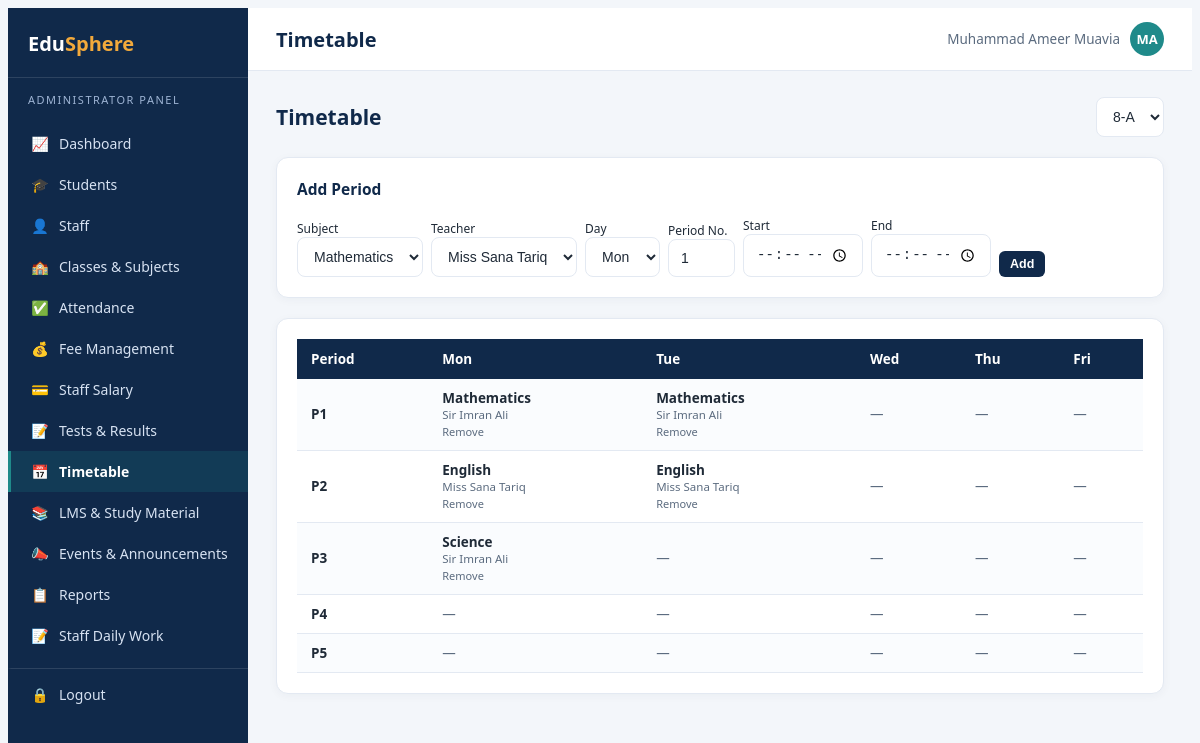
Page /admin/timetable.php (signed in) on the committed database.
### tables this page shows
CREATE TABLE timetable (
    id INT PRIMARY KEY AUTO_INCREMENT,
    class_id INT NOT NULL,
    subject_id INT NOT NULL,
    teacher_id INT DEFAULT NULL,
    day_of_week ENUM('Mon','Tue','Wed','Thu','Fri','Sat') NOT NULL,
    period_no INT NOT NULL,
    start_time TIME NOT NULL,
    end_time TIME NOT NULL,
    FOREIGN KEY (class_id) REFERENCES classes(id) ON DELETE CASCADE,
    FOREIGN KEY (subject_id) REFERENCES subjects(id) ON DELETE CASCADE,
    FOREIGN KEY (teacher_id) REFERENCES users(id) ON DELETE SET NULL
);

CREATE TABLE subjects (
    id INT PRIMARY KEY AUTO_INCREMENT,
    name VARCHAR(60) NOT NULL,
    code VARCHAR(20)
);

CREATE TABLE users (
    id INT PRIMARY KEY AUTO_INCREMENT,
    name VARCHAR(100) NOT NULL,
    email VARCHAR(100) NOT NULL UNIQUE,
    password VARCHAR(255) NOT NULL,
    role_id INT NOT NULL,
    phone VARCHAR(20),
    photo VARCHAR(255) DEFAULT NULL,
    status ENUM('active','inactive') DEFAULT 'active',
    created_at TIMESTAMP DEFAULT CURRENT_TIMESTAMP,
    FOREIGN KEY (role_id) REFERENCES roles(id)
);

### config/functions.php (called while the page is built, shortened)
<?php
function e($str) {
    return htmlspecialchars($str ?? '', ENT_QUOTES, 'UTF-8');
}

### admin/timetable.php (the view, shortened to what this page needs)
<?php
require_once '../config/db.php';
require_once '../config/functions.php';
$classes = $conn->query('SELECT * FROM classes ORDER BY name, section');
$classFilter = (int)($_GET['class_id'] ?? ($classes->fetch_assoc()['id'] ?? 0));
$classes->data_seek(0);
$subjects = $conn->query("SELECT s.id, s.name FROM class_subjects cs JOIN subjects s ON cs.subject_id=s.id WHERE cs.class_id=$classFilter");
$teachers = $conn->query("SELECT id, name FROM users WHERE role_id=2 ORDER BY name");
$days = ['Mon','Tue','Wed','Thu','Fri'];
$grid = [];
$entries = $conn->query("SELECT t.*, s.name sname, u.name tname FROM timetable t
    JOIN subjects s ON t.subject_id=s.id LEFT JOIN users u ON t.teacher_id=u.id
    WHERE t.class_id=$classFilter ORDER BY t.period_no, t.day_of_week");
while ($r = $entries->fetch_assoc()) { $grid[$r['day_of_week']][$r['period_no']] = $r; }
$maxPeriod = 8;
include '../includes/header.php';
?>
<div class="page-head">
    <h2>Timetable</h2>
    <form method="get">
        <select class="form-control" name="class_id" onchange="this.form.submit()">
            <?php $classes->data_seek(0); while ($c = $classes->fetch_assoc()): ?>
                <option value="<?= $c['id'] ?>" <?= $classFilter == $c['id'] ? 'selected' : '' ?>><?= e($c['name'].'-'.$c['section']) ?></option>
            <?php endwhile; ?>
        </select>
    </form>
</div>
<div class="card" style="margin-bottom:20px;">
    <div class="card-title">Add Period</div>
    <form method="post" style="display:flex;gap:8px;flex-wrap:wrap;align-items:flex-end;">
        <div><label style="font-size:12px;">Subject</label><br>
            <select class="form-control" name="subject_id" required style="max-width:160px;">
                <?php $subjects->data_seek(0); while ($s = $subjects->fetch_assoc()): ?><option value="<?= $s['id'] ?>"><?= e($s['name']) ?></option><?php endwhile; ?>
            </select>
        </div>
        <div><label style="font-size:12px;">Teacher</label><br>
            <select class="form-control" name="teacher_id" required style="max-width:170px;">
                <?php $teachers->data_seek(0); while ($t = $teachers->fetch_assoc()): ?><option value="<?= $t['id'] ?>"><?= e($t['name']) ?></option><?php endwhile; ?>
            </select>
        </div>
        <div><label style="font-size:12px;">Day</label><br>
            <select class="form-control" name="day_of_week" style="max-width:110px;"><?php foreach ($days as $d): ?><option><?= $d ?></option><?php endforeach; ?></select>
        </div>
        <div><label style="font-size:12px;">Period No.</label><br><input class="form-control" type="number" name="period_no" min="1" max="8" value="1" style="max-width:90px;"></div>
        <div><label style="font-size:12px;">Start</label><br><input class="form-control" type="time" name="start_time" required style="max-width:120px;"></div>
        <div><label style="font-size:12px;">End</label><br><input class="form-control" type="time" name="end_time" required style="max-width:120px;"></div>
        <button class="btn btn-primary btn-sm">Add</button>
    </form>
</div>
<div class="card">
    <div class="table-wrap">
    <table class="tbl">
        <tr><th>Period</th><?php foreach ($days as $d): ?><th><?= $d ?></th><?php endforeach; ?></tr>
        <?php for ($p = 1; $p <= $maxPeriod; $p++):
            $rowHasData = false;
            foreach ($days as $d) if (isset($grid[$d][$p])) $rowHasData = true;
            if (!$rowHasData && $p > 5) continue;
        ?>
            <tr>
                <td><b>P<?= $p ?></b></td>
                <?php foreach ($days as $d): $cell = $grid[$d][$p] ?? null; ?>
                    <td>
                        <?php if ($cell): ?>
                            <div><b><?= e($cell['sname']) ?></b></div>
                            <div class="muted" style="font-size:11.5px;"><?= e($cell['tname'] ?? '') ?></div>
                            <a href="?del=<?= $cell['id'] ?>&class_id=<?= $classFilter ?>" class="muted" style="font-size:11px;" onclick="return confirm('Remove this period?')">Remove</a>
                        <?php else: ?><span class="muted">&mdash;</span><?php endif; ?>
                    </td>
                <?php endforeach; ?>
            </tr>
        <?php endfor; ?>
    </table>
    </div>
</div>
<?php include '../includes/footer.php'; ?>

### assets/css/style.css (style rules this page uses)
:root { --navy: #10294A; --navy-light: #1B3A63; --teal: #1F8A8A; --amber: #F2A93B; --coral: #E4572E; --blue: #2F5D8C; --bg: #F3F6FA; --text: #1F2A37; --muted: #5B6B7F; --border: #E3E9F2; }
* { box-sizing: border-box; }
body { background: var(--bg); color: var(--text); font-family: 'Segoe UI', Calibri, Arial, sans-serif; font-size: 15px; }
a { text-decoration: none; }
.card { background: #fff; border-radius: 12px; border: 1px solid var(--border); box-shadow: 0 2px 10px rgba(16,41,74,0.04); padding: 20px; }
.card-title { font-weight: 700; color: var(--navy); font-size: 15.5px; margin-bottom: 14px; }
.btn { display: inline-flex; align-items: center; gap: 6px; padding: 9px 16px; border-radius: 8px; font-size: 13.5px; font-weight: 600; border: none; cursor: pointer; text-decoration: none; }
.btn-primary { background: var(--navy); color: #fff; }
.btn-sm { padding: 6px 11px; font-size: 12.5px; border-radius: 6px; }
.form-control { width: 100%; padding: 10px 12px; border: 1px solid var(--border); border-radius: 8px; font-size: 14px; background: #fff; color: var(--text); }
.table-wrap { overflow-x: auto; }
table.tbl { width: 100%; border-collapse: collapse; font-size: 13.5px; }
table.tbl th { background: var(--navy); color: #fff; text-align: left; padding: 11px 14px; font-weight: 600; white-space: nowrap; }
table.tbl td { padding: 10px 14px; border-bottom: 1px solid var(--border); vertical-align: middle; }
table.tbl tr:nth-child(even) td { background: #FAFCFE; }
.page-head { display: flex; justify-content: space-between; align-items: center; margin-bottom: 20px; flex-wrap: wrap; gap: 10px; }
.page-head h2 { font-size: 21px; font-weight: 700; color: var(--navy); margin: 0; }
.muted { color: var(--muted); }

### rows in the picture
timetable: subject.name "Mathematics", teacher.name "Sir Imran Ali"
timetable: subject.name "Mathematics", teacher.name "Sir Imran Ali"
timetable: subject.name "English", teacher.name "Miss Sana Tariq"
timetable: subject.name "English", teacher.name "Miss Sana Tariq"
timetable: subject.name "Science", teacher.name "Sir Imran Ali"

### other values in the picture
$roleLabels[$role] "ADMINISTRATOR"
$item[2] "📈"
$item[1] "Dashboard"
$item[2] "🎓"
$item[1] "Students"
$item[2] "👤"
$item[1] "Staff"
$item[2] "🏫"
$item[1] "Classes & Subjects"
$item[2] "✅"
$item[1] "Attendance"
$item[2] "💰"
$item[1] "Fee Management"
$item[2] "💳"
$item[1] "Staff Salary"
